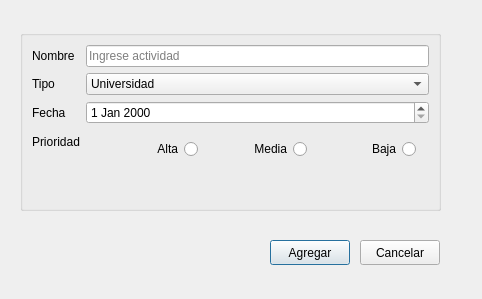
<?xml version="1.0" encoding="UTF-8"?>
<ui version="4.0">
 <class>Agregar</class>
 <widget class="QDialog" name="Agregar">
  <property name="geometry">
   <rect>
    <x>0</x>
    <y>0</y>
    <width>482</width>
    <height>299</height>
   </rect>
  </property>
  <property name="minimumSize">
   <size>
    <width>482</width>
    <height>299</height>
   </size>
  </property>
  <property name="maximumSize">
   <size>
    <width>482</width>
    <height>299</height>
   </size>
  </property>
  <property name="windowTitle">
   <string>Agregar actividad</string>
  </property>
  <property name="windowIcon">
   <iconset resource="Recursos.qrc">
    <normaloff>:/Recursos/lista-de-quehaceres.png</normaloff>:/Recursos/lista-de-quehaceres.png</iconset>
  </property>
  <widget class="QGroupBox" name="groupBox">
   <property name="geometry">
    <rect>
     <x>20</x>
     <y>30</y>
     <width>421</width>
     <height>181</height>
    </rect>
   </property>
   <property name="title">
    <string/>
   </property>
   <layout class="QFormLayout" name="formLayout">
    <item row="0" column="0">
     <widget class="QLabel" name="label">
      <property name="text">
       <string>Nombre</string>
      </property>
     </widget>
    </item>
    <item row="0" column="1">
     <widget class="QLineEdit" name="inNombre">
      <property name="toolTip">
       <string/>
      </property>
      <property name="statusTip">
       <string/>
      </property>
      <property name="text">
       <string/>
      </property>
      <property name="placeholderText">
       <string>Ingrese actividad</string>
      </property>
     </widget>
    </item>
    <item row="1" column="0">
     <widget class="QLabel" name="label_2">
      <property name="text">
       <string>Tipo</string>
      </property>
     </widget>
    </item>
    <item row="1" column="1">
     <widget class="QComboBox" name="inTipo">
      <item>
       <property name="text">
        <string>Universidad</string>
       </property>
      </item>
      <item>
       <property name="text">
        <string>Familia</string>
       </property>
      </item>
      <item>
       <property name="text">
        <string>Pareja</string>
       </property>
      </item>
     </widget>
    </item>
    <item row="2" column="0">
     <widget class="QLabel" name="label_3">
      <property name="text">
       <string>Fecha</string>
      </property>
     </widget>
    </item>
    <item row="2" column="1">
     <widget class="QDateEdit" name="inFecha"/>
    </item>
    <item row="4" column="0">
     <widget class="QLabel" name="label_4">
      <property name="text">
       <string>Prioridad</string>
      </property>
     </widget>
    </item>
    <item row="4" column="1">
     <widget class="QWidget" name="widget" native="true">
      <layout class="QHBoxLayout" name="horizontalLayout">
       <item>
        <widget class="QRadioButton" name="inPrioridadAlta">
         <property name="maximumSize">
          <size>
           <width>100</width>
           <height>16777215</height>
          </size>
         </property>
         <property name="layoutDirection">
          <enum>Qt::RightToLeft</enum>
         </property>
         <property name="text">
          <string> Alta</string>
         </property>
        </widget>
       </item>
       <item>
        <widget class="QRadioButton" name="inPrioridadM">
         <property name="maximumSize">
          <size>
           <width>100</width>
           <height>16777215</height>
          </size>
         </property>
         <property name="layoutDirection">
          <enum>Qt::RightToLeft</enum>
         </property>
         <property name="text">
          <string> Media</string>
         </property>
        </widget>
       </item>
       <item>
        <widget class="QRadioButton" name="inPrioridadB">
         <property name="maximumSize">
          <size>
           <width>100</width>
           <height>16777215</height>
          </size>
         </property>
         <property name="layoutDirection">
          <enum>Qt::RightToLeft</enum>
         </property>
         <property name="text">
          <string> Baja</string>
         </property>
        </widget>
       </item>
      </layout>
     </widget>
    </item>
   </layout>
  </widget>
  <widget class="QPushButton" name="cmdoK">
   <property name="geometry">
    <rect>
     <x>270</x>
     <y>240</y>
     <width>80</width>
     <height>25</height>
    </rect>
   </property>
   <property name="text">
    <string>Agregar</string>
   </property>
  </widget>
  <widget class="QPushButton" name="pushButton">
   <property name="geometry">
    <rect>
     <x>360</x>
     <y>240</y>
     <width>80</width>
     <height>25</height>
    </rect>
   </property>
   <property name="text">
    <string>Cancelar</string>
   </property>
  </widget>
 </widget>
 <resources>
  <include location="Recursos.qrc"/>
 </resources>
 <connections/>
</ui>
